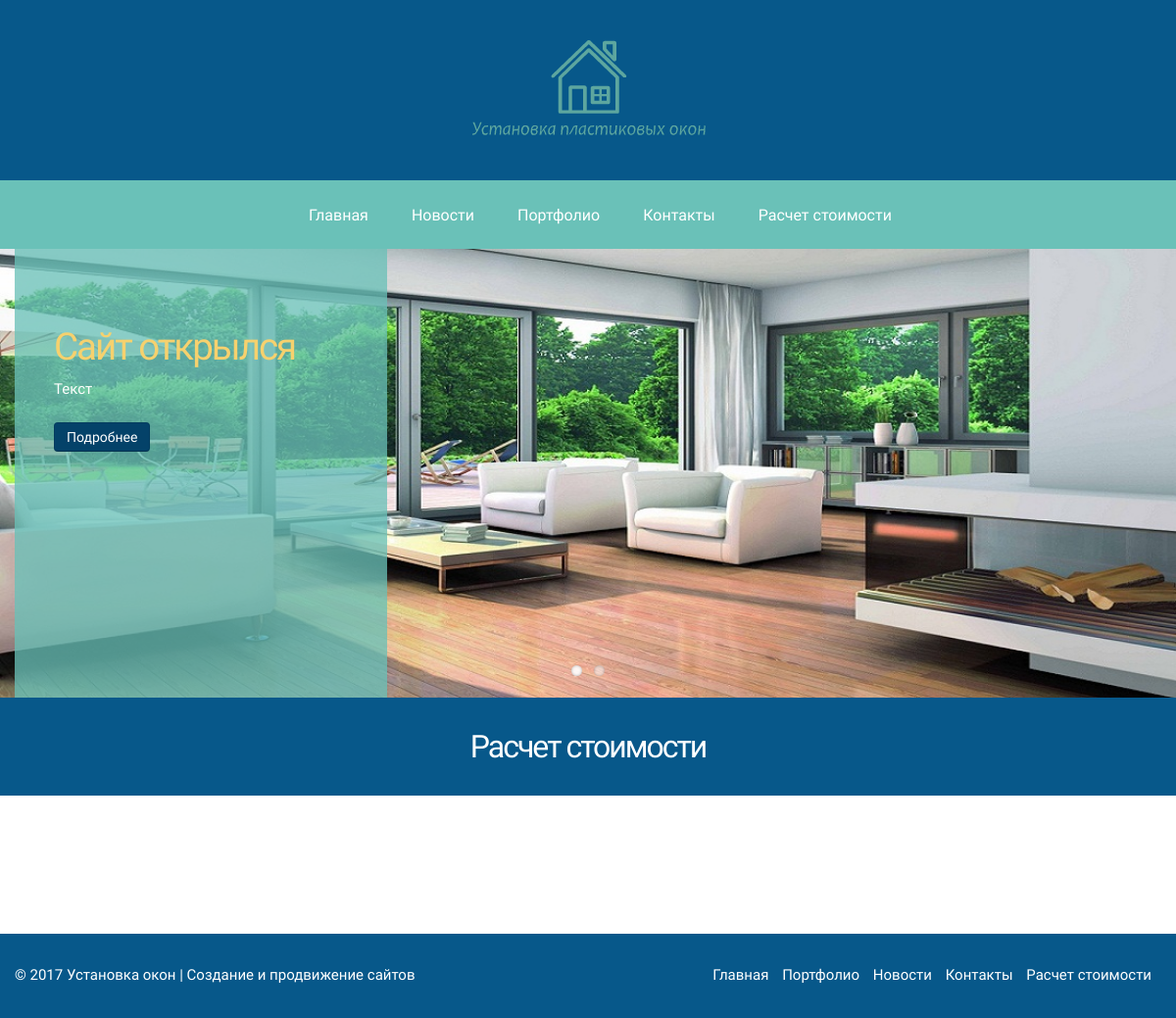
/calc/, run on the app's committed database.
### main/models.py (models this page shows, shortened)
class Slider(models.Model):
	title = models.CharField(max_length=30, verbose_name="Заголовок")
	body = models.TextField(max_length=300, verbose_name = "Текст")
	image = models.ImageField(upload_to='media/slider', verbose_name="Изображение")
	url = models.CharField(max_length=50, verbose_name="Ссылка")
	class Meta:
		verbose_name_plural='Слайдер'

### calculator/views.py (the view)
# urls.py: url(r'^calc/$', add, name="add"),
def add(request):
	if request.method == 'POST':
		form = CalculatorForm(request.POST)
		if form.is_valid():
			w = form.cleaned_data['w']
			h = form.cleaned_data['h']
			b = form.cleaned_data['b']
		r = w * 20 + h * 50 + b *2
		res['value'] = r
	else:
		form = CalculatorForm()
	return render(request, 'calc/c.html', {'form': form, 'res':res})

### main/context_processors.py (called while the page is built)
def slider(request):
	return {'sliders':Slider.objects.all()}

### templates/calc/c.html (shortened to what this page needs)
{% extends 'base.html' %}
{% load staticfiles %}
{% block content %}
    <div id="subheader">
        <h1>Расчет стоимости</h1>
    </div>
    <div id="content">
        <div class="container">
            <div class="row">
                <div class="span8">
                    <div class="contact_form_holder">
                        <form id="contact" class="row" name="form1" method="post" action="#">{% csrf_token %}
                        	<div class="span12">
                    </div>
                </div>
                </div>
            </div>
        </div>
    </div>
{% endblock %}

### templates/base.html (shortened to what this page needs)
{% load staticfiles %}
<!DOCTYPE html>
<html lang="en">
<head>
    <link href="{% static 'css/html6.css' %}" rel="stylesheet" type="text/css">
</head>
<body>
     <header>
        <div id="logo">
            <div class="inner">
                <a href="index.html">
                    <img src="{% static 'img/logo.png' %}" alt=""></a>
            </div>
        </div>
        <div id="mainourservice-container">
            <ul id="mainourservice">
                <li><a href="{% url 'main' %}">Главная</a></li>
                <li><a href="{% url 'news' %}">Новости</a></li>
                <li><a href="{% url 'portfolio' %}">Портфолио</a></li>
                <li><a href="{% url 'contact' %}">Контакты</a></li>
                <li><a href="{% url 'add' %}">Расчет стоимости</a></li>
            </ul>
        </div>
    </header>
    <section id="slider">
        <div class="flexslider main-slider">
            <ul class="slides">
            {% for slider in sliders %}
                <li>
                    <div class="container">
                        <div class="slider-info">
                            <div class="inner">
                                <h1>{{ slider.title }}</h1>
                                <div class="slider-text">
                                    {{slider.body}}
                                </div>
                                <a href="{{slider.url}}" class="btn btn-primary">Подробнее</a>
                            </div>
                        </div>
                    </div>
                    <img src="{{MEDIA_URL}}{{slider.image}}" alt="">
                </li>
            {% endfor  %}
        </div>
    </section>
    {% block content %}{% endblock %}
    <footer>
            <div class="container">
                <div class="row">
                    <div class="span6">
                         &copy; 2017 Установка окон | <a href="#">Создание и продвижение сайтов</a>
                    </div>
                    <div class="span6">
                        <nav>
                            <ul>
                                <li><a href="{% url 'main' %}">Главная</a></li>
                                <li><a href="{% url 'portfolio' %}">Портфолио</a></li>
                                <li><a href="{% url 'news' %}">Новости</a></li>
                                <li><a href="{% url 'contact' %}">Контакты</a></li>
                                <li><a href="{% url 'add' %}">Расчет стоимости</a></li>
                            </ul>
                        </nav>
                    </div>
                </div>
            </div>
        </footer>
</body>
</html>

### static/css/flexslider.css (style rules this page uses)
.slides, .flex-control-nav, .flex-direction-nav { margin: 0; padding: 0; list-style: none; }
.flexslider { margin: 0; padding: 0; }
.flexslider .slides > li { display: none; -webkit-backface-visibility: hidden; }
.flexslider .slides img { width: 100%; display: block; }
.slides:after { content: "\0020"; display: block; clear: both; visibility: hidden; line-height: 0; height: 0; }
.flexslider { margin: 0 0 60px; background: #fff; border: 4px solid #fff; position: relative; -webkit-border-radius: 4px; -moz-border-radius: 4px; -o-border-radius: 4px; border-radius: 4px; -webkit-box-shadow: 0 1px 4px rgba(0,0,0,.2); -moz-box-shadow: 0 1px 4px rgba(0,0,0,.2); -o-box-shadow: 0 1px 4px rgba(0,0,0,.2); box-shadow: 0 1px 4px rgba(0,0,0,.2); zoom: 1; }
.flexslider .slides { zoom: 1; }

### static/css/style.css (style rules this page uses)
body { font-family: "Oranienbaum"; font-size: 15px; line-height: 1.7em; margin: 0; padding: 0; color: #555; background: #fff }
header { background: #07588A }
header.clone { width: 100%; position: fixed; top: -80px; transition: 0.2s top ease-in }
header.clone #logo { display: none }
#subheader { padding: 20px 0 20px 0; background: #07588A; text-align: center }
#subheader h1 { letter-spacing: -2px; font-size: 32px; font-weight: 500; color: #fff }
h1, h2 { font-weight: lighter; color: #044269 }
a { color: #044269 }
#logo { text-align: center }
#logo .inner { margin: 40px 0 40px 0; display: inline-block }
#content { padding: 60px 0 60px 0 }
#mainourservice a { -o-transition: .5s; -ms-transition: .5s; -moz-transition: .5s; -webkit-transition: .5s; transition: .5s }
.btn-primary { background: #044269; text-shadow: none; box-shadow: none; -moz-box-shadow: none; -webkit-box-shadow: none }
#mainourservice-container { text-align: center; width: 100%; height: 70px; background: #6AC1B8 }
#mainourservice { color: #fff; font-weight: 400; font-size: 16px; letter-spacing: 0px; display: inline-block; text-align: left }
#mainourservice li { margin: 0px 0px; padding: 0px 0px; float: left; display: inline; list-style: none; position: relative }
#mainourservice a { display: block; padding: 26px 22px 24px 22px; text-decoration: none; color: #fff }
footer { color: #fff; background: #07588A; padding: 30px 0 30px 0 }
footer ul { margin: 0; padding: 0; float: right }
footer li { display: inline; padding: 0 10px 0 0 }
footer a { color: #fff }
.flexslider { margin: 0; padding: 0; border: none; box-shadow: none }
.main-slider .slider-info { position: absolute }
.main-slider .slider-info .inner { width: 300px; height: 420px; z-index: 10; padding: 40px; padding-top: 70px; color: #FDFDFD; background: rgba(106, 193, 184, 0.77); opacity: 1; line-height: 1.8em }
.main-slider .slider-info h1 { color: #f6d16e; display: inline-block; letter-spacing: -2px }
.main-slider .slider-info .btn { margin-top: 20px }

### data on the page
Slider: title "Сайт открылся", body "Текст", image (picture)
